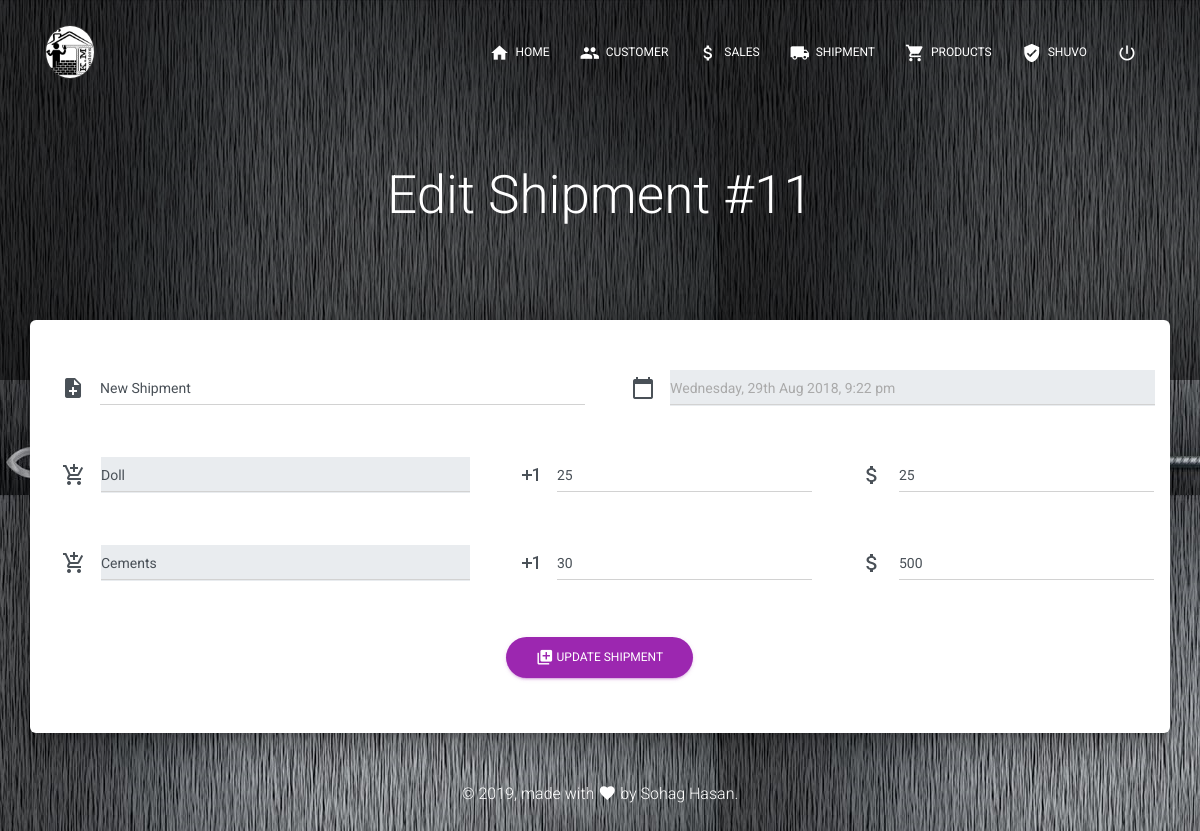
Page /edit_shipment.php?shipment_id=11 (signed in) on the committed database.
### tables this page shows
CREATE TABLE `shipment` (
  `shipment_id` int(11) NOT NULL,
  `shipment_datetime` varchar(200) NOT NULL,
  `shipment_note` varchar(500) NOT NULL,
  `shipment_total` int(11) NOT NULL
);

CREATE TABLE `shipment_details` (
  `shipment_details_id` int(11) NOT NULL,
  `shipment_id` int(11) NOT NULL,
  `product_id` int(11) NOT NULL,
  `product_quantity` int(11) NOT NULL,
  `product_rate` int(11) NOT NULL,
  `product_total` int(11) NOT NULL
);

CREATE TABLE `products` (
  `product_id` int(11) NOT NULL,
  `product_name` varchar(200) NOT NULL,
  `product_quantity` int(11) NOT NULL,
  `product_rate` int(11) NOT NULL,
  `product_unit` varchar(50) NOT NULL
);

### class/PageContent.php (called while the page is built, shortened)
<?php
	class PageContent{
		public function get_header(){
			require_once('includes/header.php');
		}
		public function get_content($content){
			include_once($content.'.php');
		}
		public function get_footer(){
			require_once('includes/footer.php');
		}
	}
?>

### edit_shipment.php (called while the page is built, shortened)
<?php  session_start();
  require_once('functions/function.php');
  $oPageContent->get_header();
  $oPageContent->get_content('shipment/edit_shipment');
 ?>

### class/Database.php (called while the page is built, shortened)
<?php
	class Database{
		function fquery($sql){
			$servername = "localhost";
			$username = "makor4sha_root";
            $password = "adgjmptw440";
            $dbname = "makor4sha_kmtraders";
			$conn = new mysqli($servername, $username, $password, $dbname);
    		return $conn->query($sql);
		}
	}
?>

### shipment/edit_shipment.php (the view, shortened to what this page needs)
<?php
$oDatabase= new Database();
if(isset($_GET['shipment_id']))
  {
    $shipment_id = $_GET['shipment_id'];
    $sql = "SELECT * FROM shipment WHERE shipment_id='$shipment_id'";
    $result = $oDatabase->fquery($sql);
    $row = $result->fetch_assoc();
  }else {
    header('Location: index.php');
  }
 ?>
  <div class="page-header header-filter" data-parallax="true">
    <div class="container">
      <div class="row">
        <div class="col-md-12 text-center">
          <div class="brand">
            <h1>Edit Shipment #<?php echo $shipment_id; ?></h1>
          </div>
        </div>
      </div>
    </div>
  </div>
  <form class="" action="form.php" method="post">
  <div class="main main-raised">
    <div class="profile-content">
      <div class="container">
        <div class="row">
            <div class="col-md-6">
              <div class="space-50"></div>
              <div class="input-group">
                <div class="input-group-prepend">
                  <span class="input-group-text">
                      <i class="material-icons">note_add</i>
                  </span>
                </div>
                <input type="text" class="form-control" name="note" value="<?php echo $row["shipment_note"]; ?>"/>
              </div>
            </div>
            <div class="col-md-6">
              <div class="space-50"></div>
              <div class="input-group">
                <div class="input-group-prepend">
                  <span class="input-group-text">
                      <i class="material-icons">calendar_today</i>
                  </span>
                </div>
                <input type="text" class="form-control datetimepicker" placeholder="<?php echo $row["shipment_datetime"]; ?>" readonly/>
              </div>
            </div>
            <table width="100%">
              <?php
                  $ssql = "SELECT * FROM shipment_details WHERE shipment_id = '$row[shipment_id]'";
                  $sresult = $oDatabase->fquery($ssql);
                while($srow = $sresult->fetch_assoc()) {
                  $pssql = "SELECT * FROM products WHERE product_id = '$srow[product_id]'";
                  $psresult = $oDatabase->fquery($pssql);
                  $psrow = $psresult->fetch_assoc();
                 ?>
              <tr>
                <td width="40%">
                  <div class="col-md-12">
                    <div class="space-50"></div>
                    <div class="input-group">
                      <div class="input-group-prepend">
                        <span class="input-group-text">
                            <i class="material-icons">add_shopping_cart</i>
                        </span>
                      </div>
                      <input type="text" class="form-control" value="<?php echo $psrow["product_name"]; ?>" placeholder="Product" readonly/>
                    </div>
                  </div>
                </td>
                <td width="30%">
                  <div class="col-md-12">
                    <div class="space-50"></div>
                    <div class="input-group">
                      <div class="input-group-prepend">
                        <span class="input-group-text">
                            <i class="material-icons">exposure_plus_1</i>
                        </span>
                      </div>
                      <input type="number" class="form-control" name="quantity[]" value="<?php echo $srow["product_quantity"]; ?>" placeholder="Quantity" />
                    </div>
                  </div>
                </td>
                <td width="30%">
                  <div class="col-md-12">
                    <div class="space-50"></div>
                    <div class="input-group">
                      <div class="input-group-prepend">
                        <span class="input-group-text">
                            <i class="material-icons">attach_money</i>
                        </span>
                      </div>
                      <input type="number" class="form-control" placeholder="Rate" name="rate[]" value="<?php echo $srow["product_rate"]; ?>" />
                    </div>
                  </div>
                </td>
              </tr>
            <?php } ?>
            </table>
            <div class="col-md-12 text-center">
              <div class="space-50"></div>
              <button class="btn btn-primary btn-round">
                <i class="material-icons">library_add</i> Update Shipment
              </button>
            </div>
          </div>
          <div class="space-50"></div>
        </div>
      </div>
    </div>
  </form>

### assets/demo/demo.css (style rules this page uses)
.space-50 { height: 50px; display: block; }

### rows in the picture
shipment: note "New Shipment", shipment_datetime "Wednesday, 29th Aug 2018, 9:22 pm"
shipment_details: product.product_name "Doll", product_quantity "25", product_rate "25"
shipment_details: product.product_name "Cements", product_quantity "30", product_rate "500"

### other values in the picture
$_SESSION['username'] "SHUVO"
$shipment_id "11"
